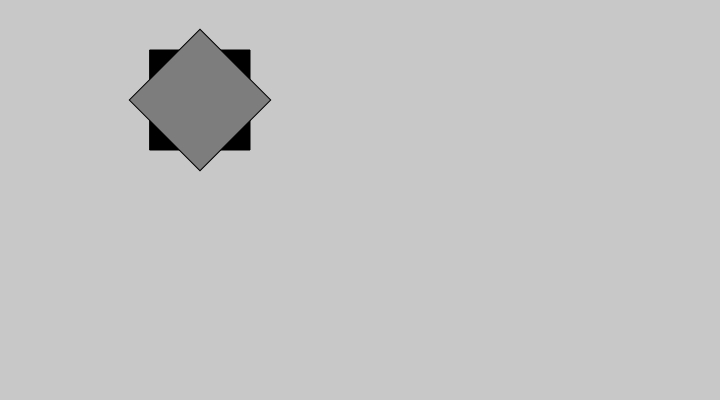
Frame 1 (no input)
Frame 60 (no input): identical to frame 1, image omitted
Frame 120 (the mouse pressed at the canvas centre since frame 60): identical to frame 1, image omitted

The p5.js sketch that drew this single still picture (run headless with seeded random() and noise() and a simulated clock; from frame 60 on, the mouse is pressed at the canvas centre):

// p5.js sketch
// ── sketch.js
//////////////////////////////////
// COURSERA GRAPHICS PROGRAMMING
//////////////////////////////////
function setup() {
  createCanvas(720, 400);
  rectMode(CENTER);
}
///////////////////////////////////////////////
// function draw() {
//   background(220);
//   fill(0);

//    rotate(radians(45));
//   rect(50, 50, 100, 100);
// }
////////////////////////////////////////////////
// CASE A
function draw() {
  background(200);
  fill(0);

  rect(200, 100, 100, 100);

  fill(125);
  translate(200, 100);
  rotate(radians(45));
  rect (0, 0, 100, 100);
}
/////////////////////////////////////////////////
// // CASE B
// function draw() {
//   background(200);
//   fill(0);
//   rect(200, 100, 100, 100);
//
//   fill(125);
//   translate(200, 100);
//   rotate(radians(45));
//   rect (0, 0, 100, 100);
// }
////////////////////////////////////////////////
// CASE C
// function draw() {
//   background(200);
//   fill(0);
//   rect(200, 100, 100, 100);
//
//   fill(125);
//   rectMode(CENTER); // better move to setup() when live coding
//   translate(200, 100);
//   rotate(radians(45));
//   rect (0, 0, 100, 100);
// }
///////////////////////////////////////////////
// // CASE D - scaling
// function draw() {
//   background(200);
//   fill(0);
//   rect(200, 100, 100, 100);
//
//   fill(125);
//   rectMode(CENTER); // better move to setup() when live coding
//   translate(200, 100);
//   scale(0.5, 0.5);
//   rect (0, 0, 100, 100);
// }
